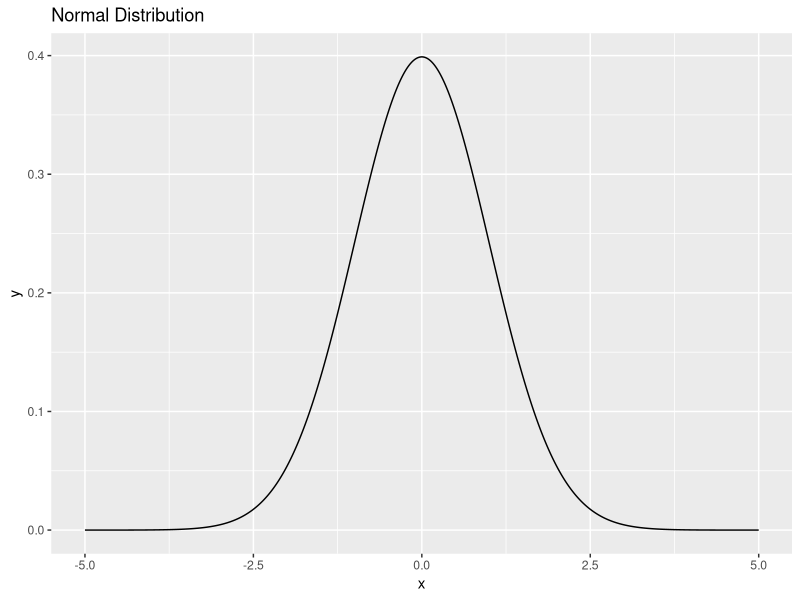
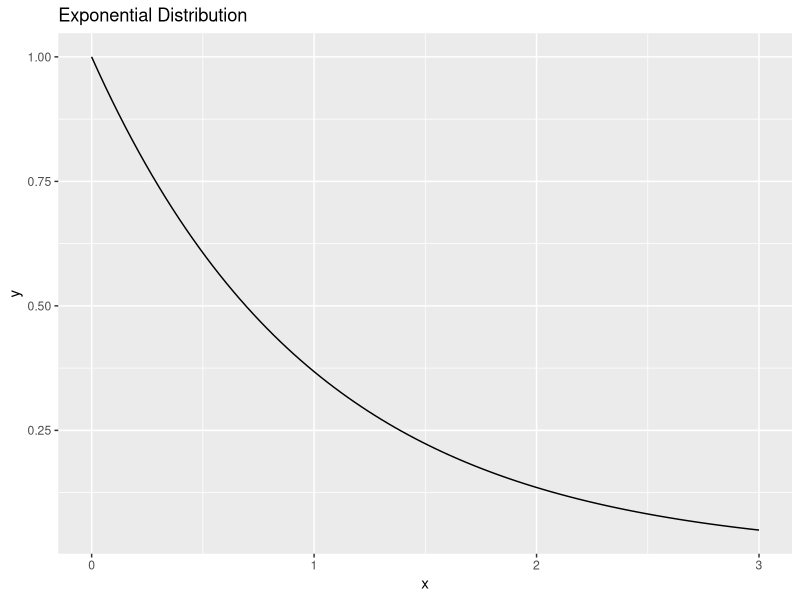
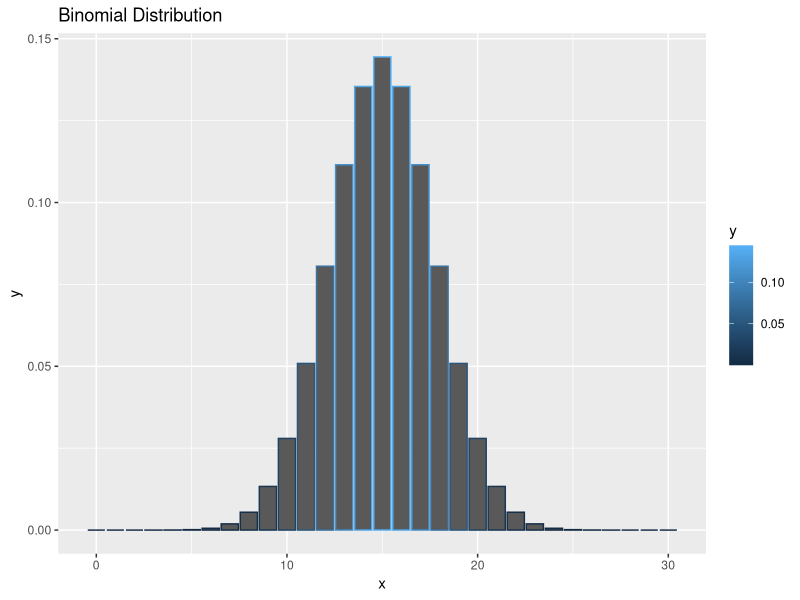
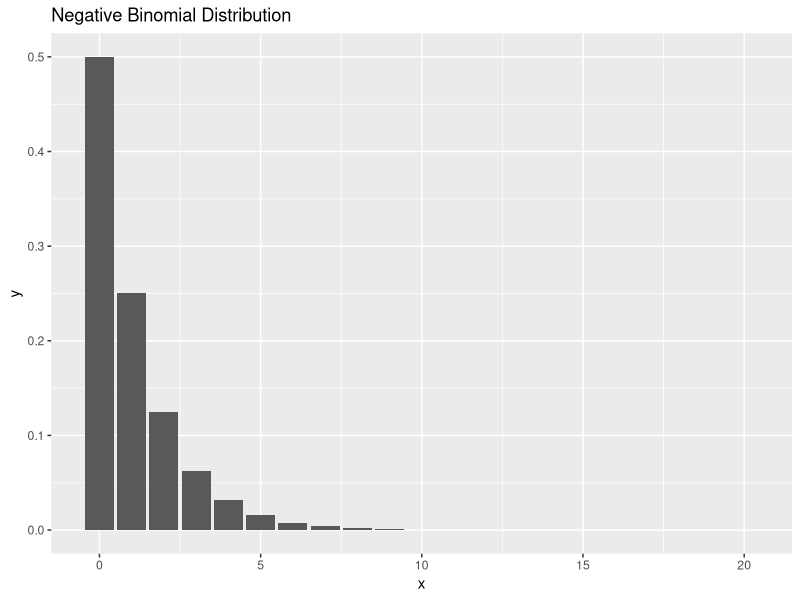
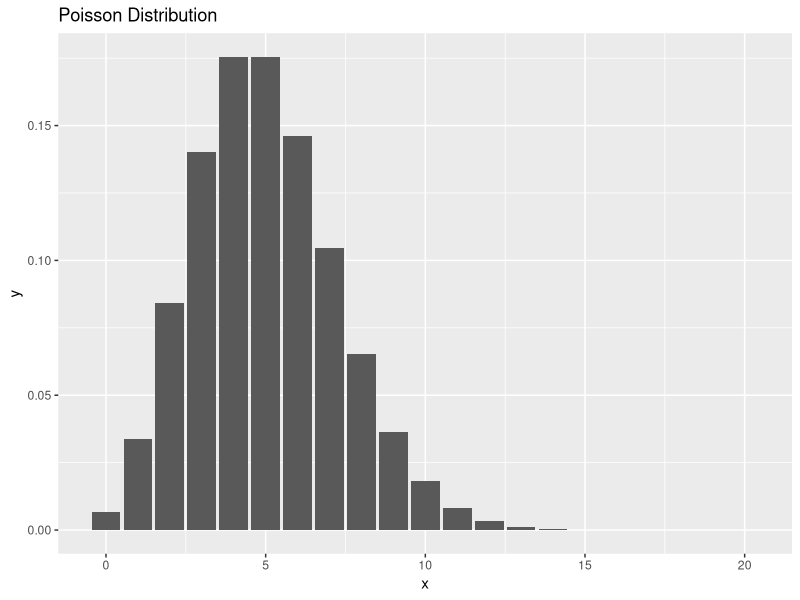
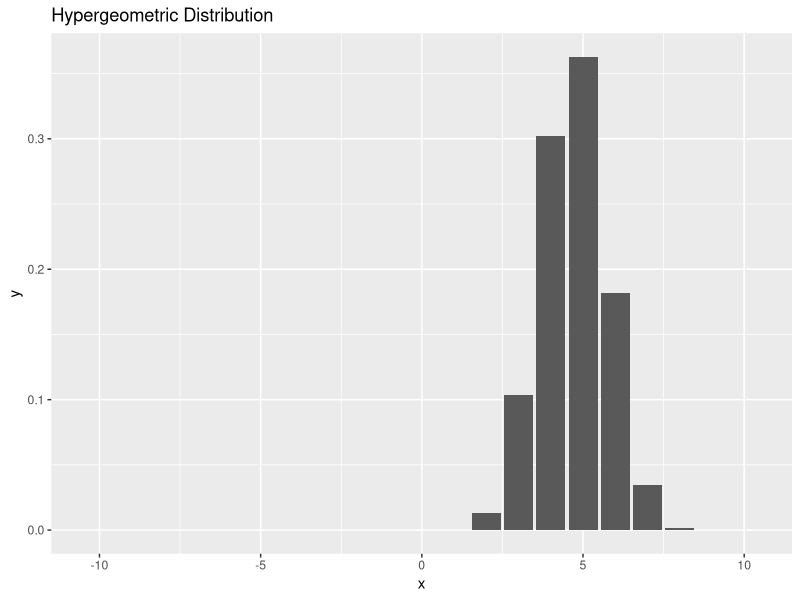

Recreate these plots in R, in order.
## ---- chunk 1
library(ggplot2)
library(tibble)
# 标准正态分布
normal_data <- tibble(x = seq(-5, 5, length.out = 1000),
                      y = dnorm(x, mean = 0, sd = 1))


ggplot(normal_data, aes(x = x, y = y)) +
    geom_line() +
    ggtitle("Normal Distribution")
## ---- chunk 2
# 指数分布
exponential_data <- tibble(x = seq(0, 3, length.out = 100),
                           y = dexp(x, rate = 1))


ggplot(exponential_data, aes(x = x, y = y)) +
    geom_line() +
    ggtitle("Exponential Distribution")
## ---- chunk 3
# 二项分布
binomial_data <- tibble(x = 0:30, y = dbinom(x, size = 30, prob = 0.5))

ggplot(binomial_data, aes(x = x, y = y, color = y)) +
    geom_col() +
    ggtitle("Binomial Distribution")
## ---- chunk 4
# 负二项分布
negative_binomial_data <- tibble(x = 0:20, y =  dnbinom(x, size = 1, prob = 0.5))

ggplot(negative_binomial_data, aes(x = x, y = y)) +
    geom_bar(stat = "identity") +
    ggtitle("Negative Binomial Distribution")
## ---- chunk 5
# 泊松分布
poisson_data <- tibble(x = 0:20,
                       y = dpois(x, lambda = 5))

ggplot(poisson_data, aes(x = x, y = y)) +
    geom_col() +
    ggtitle("Poisson Distribution")
## ---- chunk 6
# 超几何分布
hypergeometric_data <- tibble(x = -10:10, y = dhyper(x, m = 10,n = 7,k = 8))

ggplot(hypergeometric_data, aes(x = x, y = y)) +
    geom_bar(stat = "identity") +
    ggtitle("Hypergeometric Distribution")
## ---- chunk 7
dmultinom(c(4, 2, 0, 0), prob = rep(1/4, 4))
